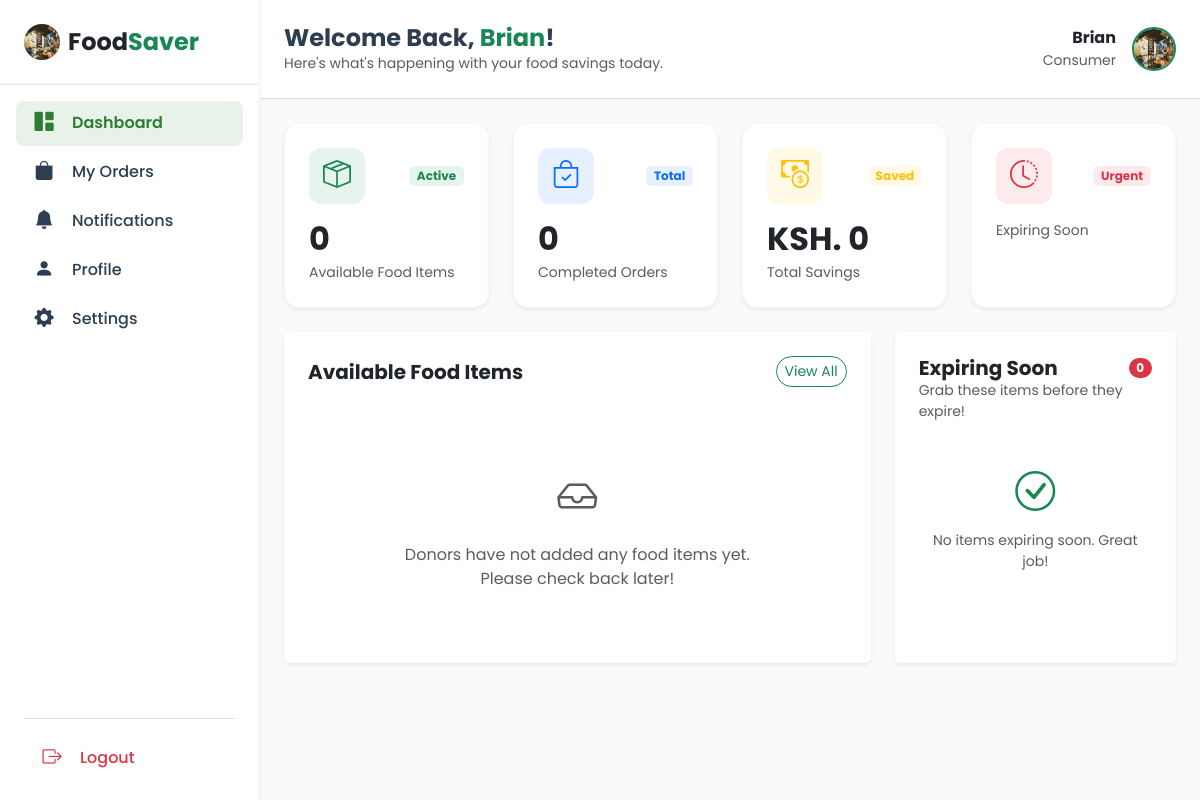
The page /consumer_dashboard/ (signed in) on the database as committed earlier.
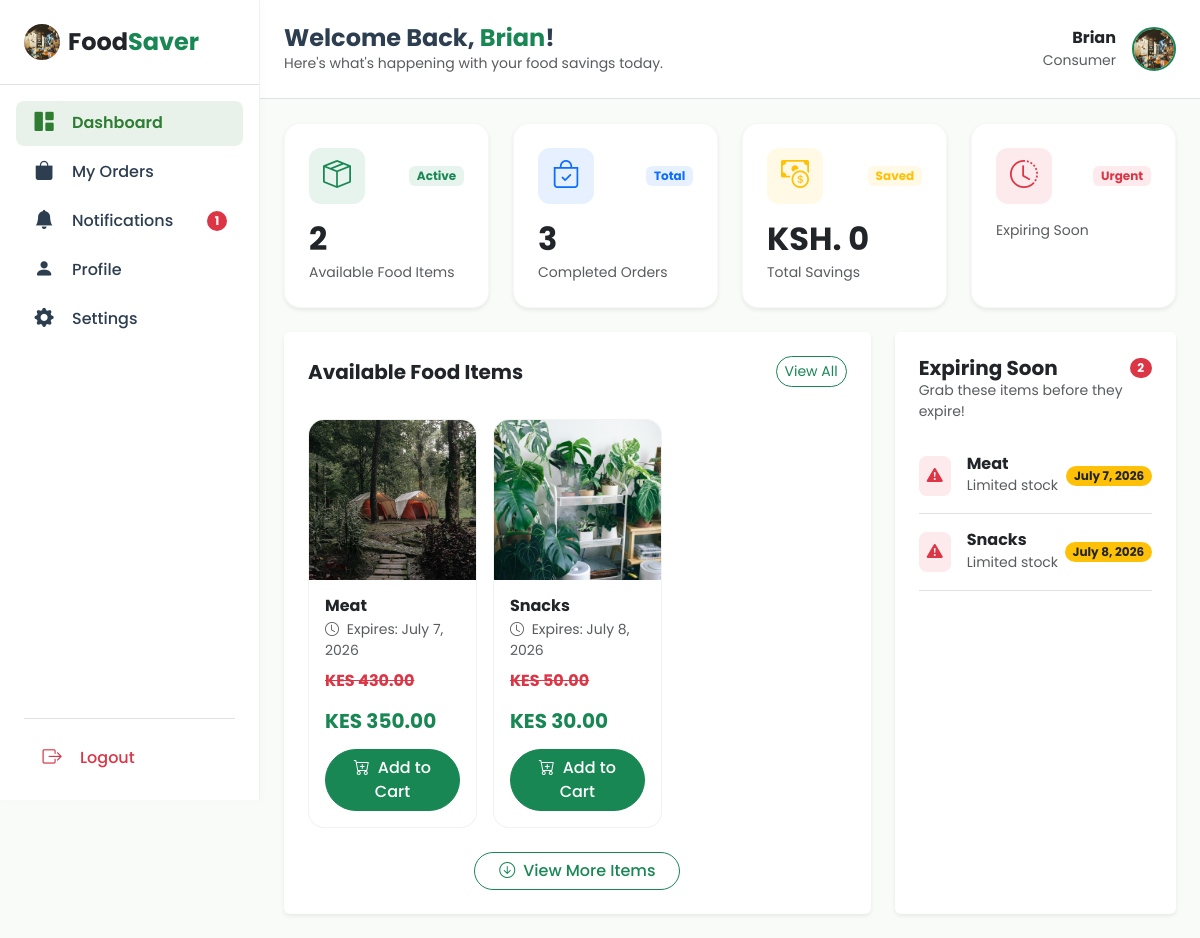
The same page on the database as committed later.
### main/models.py (models this page shows, shortened)
class FoodItem(models.Model):
    name = models.CharField(max_length=200)
    original_price = models.DecimalField(max_digits=8, decimal_places=2, validators=[MinValueValidator(0.00)])
    discounted_price = models.DecimalField(max_digits=8, decimal_places=2, validators=[MinValueValidator(0.00)])
    stock = models.PositiveIntegerField()
    expiry_date = models.DateField()
    image = models.ImageField(upload_to="FoodItems/", null=True, blank=True)
    created_by = models.ForeignKey(User, on_delete=models.CASCADE)

### main/views.py (the view)
# urls.py: path('consumer_dashboard/', consumer_dashboard, name='consumer_dashboard'),
@login_required
def consumer_dashboard(request):
    items = FoodItem.objects.filter(created_by__userprofile__role='donor')
    today = timezone.now().date()
    available_items = items.filter(expiry_date__gte=today)
    soon_threshold = today + timedelta(days=3)
    expring_soon = items.filter(expiry_date__gte=today, expiry_date__lte=soon_threshold)
    fooditems = available_items.order_by('-id')
    total_fooditems = available_items.count()
    total_orders = Order.objects.count()
    orders = Order.objects.filter(user=request.user)
    total_savings = 0
    for order in orders:
        for item in order.items.all():
            savings = (item.fooditem.original_price - item.fooditem.discounted_price) * item.quantity
            total_savings += savings
    unread_count = request.user.notifications.filter(is_read=False).count()
    return render(request, 'main/consumer_dashboard.html', {"fooditems":fooditems, 'total_fooditems':total_fooditems, "total_orders":total_orders, 'total_savings':total_savings, "available_items":available_items, "expring_soon":expring_soon, "unread_count":unread_count})

### main/templates/main/consumer_dashboard.html (shortened to what the changed rows need)
<!DOCTYPE html>
<html lang="en">
<head>
    {% load static %}
    <link href="https://cdn.jsdelivr.net/npm/bootstrap@5.3.8/dist/css/bootstrap.min.css" rel="stylesheet">
    <link rel="stylesheet" href="https://cdn.jsdelivr.net/npm/bootstrap-icons@1.11.3/font/bootstrap-icons.min.css">
</head>
<body>
    <div class="sidebar d-none d-md-flex flex-column position-fixed top-0 start-0 vh-100">
        <div class="sidebar-nav p-3 d-flex flex-column h-100">
            <ul class="nav flex-column">
                <li class="nav-item"><a href="{% url 'consumer_notifications' %}" class="nav-link d-flex align-items-center gap-3 px-3 py-2 position-relative"><i class="bi bi-bell-fill"></i> Notifications {% if unread_count %}<span class="badge bg-danger rounded-pill ms-auto">{{ unread_count }}</span>{% endif %}</a></li>
            </ul>
        </div>
    </div>
    <main class="main-content">
        <div class="p-4">
            <div class="row g-4 mb-4">
                <div class="col-md-6 col-xl-3">
                    <div class="card stat-card bg-white shadow-sm h-100">
                        <div class="card-body p-4">
                            <div class="d-flex justify-content-between align-items-center mb-3">
                                <div class="stat-icon bg-success bg-opacity-10 text-success">
                                </div>
                                <span class="badge bg-success bg-opacity-10 text-success">Active</span>
                            </div>
                            <h2 class="fw-bold mb-1">{{ total_fooditems }}</h2>
                            <p class="text-muted mb-0 small">Available Food Items</p>
                        </div>
                    </div>
                </div>
                <div class="col-md-6 col-xl-3">
                    <a href="{% url 'my_orders' %}" class="text-decoration-none">
                        <div class="card stat-card bg-white shadow-sm h-100">
                            <div class="card-body p-4">
                                <div class="d-flex justify-content-between align-items-center mb-3">
                                    <div class="stat-icon bg-primary bg-opacity-10 text-primary">
                                    </div>
                                    <span class="badge bg-primary bg-opacity-10 text-primary">Total</span>
                                </div>
                                <h2 class="fw-bold mb-1">{{ total_orders }}</h2>
                                <p class="text-muted mb-0 small">Completed Orders</p>
                            </div>
                        </div>
                    </a>
                </div>
                <div class="col-md-6 col-xl-3">
                    <div class="card stat-card bg-white shadow-sm h-100">
                        <div class="card-body p-4">
                            <h2 class="fw-bold mb-1">KSH. {{ total_savings }}</h2>
                        </div>
                    </div>
                </div>
            </div>
            <div class="row g-4">
                <div class="col-lg-8">
                    <div class="card border-0 shadow-sm">
                        <div class="card-body p-4">
                            {% if available_items %}
                            <div class="row g-3" id="foodItems">
                                {% for item in available_items %}
                                <div class="col-md-6 col-xl-4 food-item-wrapper {% if forloop.counter > 6 %}d-none{% endif %}">
                                    <div class="card food-card bg-white h-100">
                                        <img src="{{ item.image.url }}" class="card-img-top" alt="{{ item.name }}" style="height: 160px; object-fit: cover;">
                                        <div class="card-body d-flex flex-column">
                                            <h6 class="card-title fw-bold mb-1">{{ item.name }}</h6>
                                            <p class="card-text text-muted small mb-2">
                                                <i class="bi bi-clock me-1"></i> Expires: {{ item.expiry_date }}
                                            </p>
                                            <del class="text-danger fw-bold mt-auto mb-3">KES {{ item.original_price }}</del>
                                            <h5 class="text-success fw-bold mt-auto mb-3">KES {{ item.discounted_price }}</h5>
                                            <a href="{% url 'add_to_cart' item.id %}" class="btn btn-success w-100 rounded-pill fw-medium">
                                                <i class="bi bi-cart-plus me-2"></i>Add to Cart
                                            </a>
                                        </div>
                                    </div>
                                </div>
                                {% endfor %}
                            </div>
                            <div class="text-center mt-4">
                                <button id="viewMoreBtn" class="btn btn-outline-success rounded-pill px-4 fw-medium">
                                    <i class="bi bi-arrow-down-circle me-2"></i>View More Items
                                </button>
                            </div>
                            {% else %}
                            <div class="text-center py-5">
                                <i class="bi bi-inbox fs-1 text-muted mb-3 d-block"></i>
                                <p class="text-muted mb-0">Donors have not added any food items yet.<br>Please check back later!</p>
                            </div>
                            {% endif %}
                        </div>
                    </div>
                </div>
                <div class="col-lg-4">
                    <div class="card border-0 shadow-sm h-100">
                        <div class="card-header bg-white border-0 pt-4 px-4 pb-2">
                            <div class="d-flex justify-content-between align-items-center">
                                <h5 class="fw-bold mb-0">Expiring Soon</h5>
                                <span class="badge bg-danger rounded-pill">{{ expring_soon.count }}</span>
                            </div>
                        </div>
                        <div class="card-body p-4 pt-2" id="expiring-soon-container" style="max-height: 450px; overflow-y: auto;">
                            {% if expring_soon %}
                            <ul class="list-group list-group-flush" id="expiring-soon-list">
                                {% for item in expring_soon %}
                                <li class="list-group-item px-0 py-3 border-bottom">
                                    <a href="{% url 'expiring_soon_page' item.id %}" class="text-decoration-none d-flex justify-content-between align-items-center">
                                        <div class="d-flex align-items-center gap-3">
                                            <div class="bg-danger bg-opacity-10 text-danger rounded-3 p-2">
                                                <i class="bi bi-exclamation-triangle-fill"></i>
                                            </div>
                                            <div>
                                                <h6 class="mb-0 fw-bold text-dark">{{ item.name }}</h6>
                                                <small class="text-muted">Limited stock</small>
                                            </div>
                                        </div>
                                        <span class="badge bg-warning text-dark rounded-pill">
                                            {{ item.expiry_date }}
                                        </span>
                                    </a>
                                </li>
                                {% endfor %}
                            </ul>
                            {% else %}
                            <div class="text-center py-4">
                                <i class="bi bi-check-circle fs-1 text-success mb-2 d-block"></i>
                                <p class="text-muted mb-0 small">No items expiring soon. Great job!</p>
                            </div>
                            {% endif %}
                        </div>
                    </div>
                </div>
            </div>
        </div>
    </main>
</body>
</html>

Rows that differ between the two databases and show on the page:
added FoodItem: image (picture), name "Meat", expiry_date "July 7, 2026", original_price "430.00", discounted_price "350.00"
added FoodItem: image (picture), name "Snacks", expiry_date "July 8, 2026", original_price "50.00", discounted_price "30.00"
Other text that changed with them:
{{ unread_count }}: (not shown) → "1"
{{ total_fooditems }}: "0" → "2"
{{ total_orders }}: "0" → "3"
{{ expring_soon.count }}: "0" → "2"
text no longer shown: "Donors have not added any food items yet. Please check back later! No items expiring soon. Great job!"
text now shown: "View More Items"
